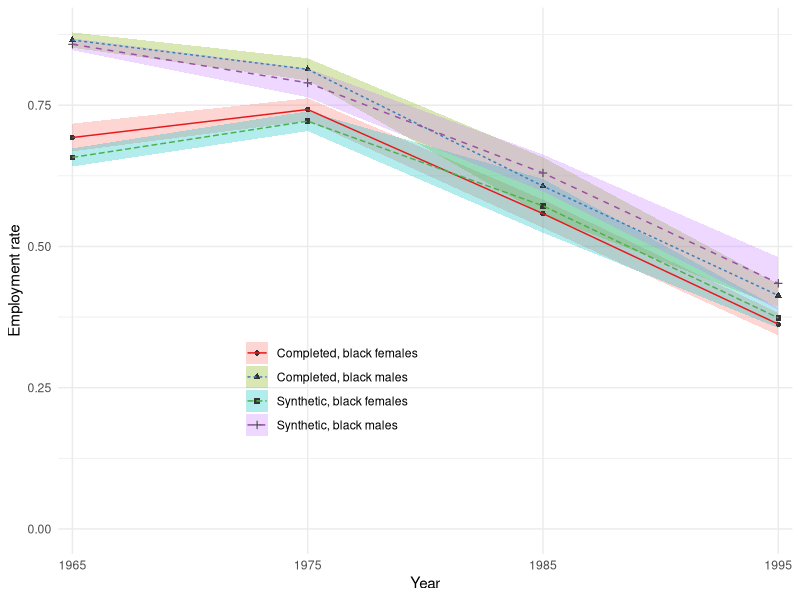
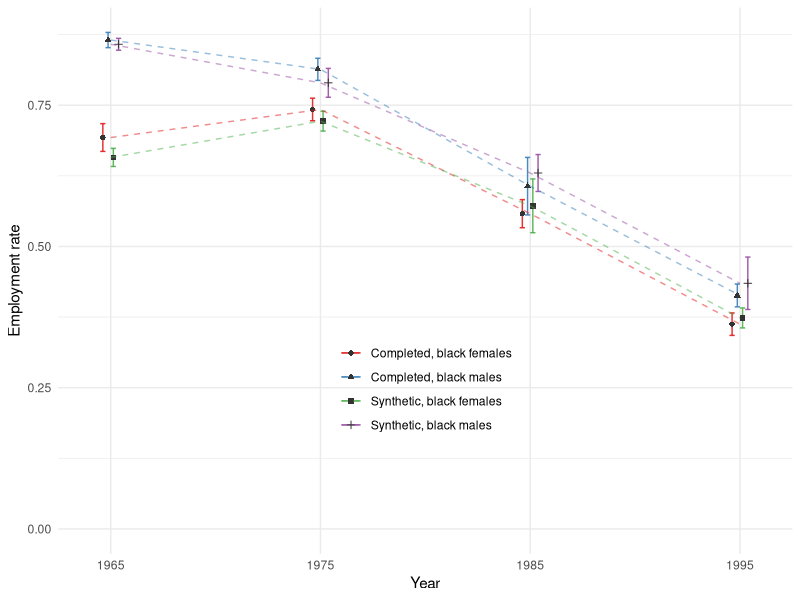
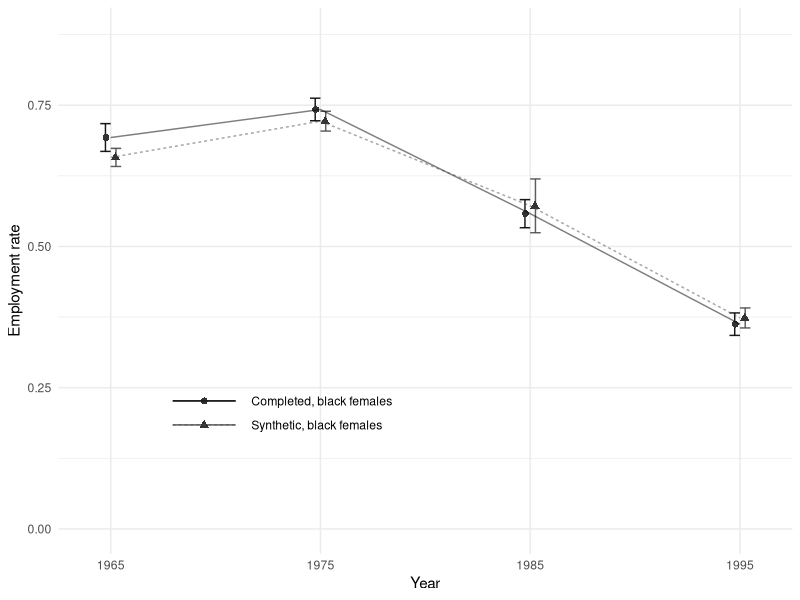
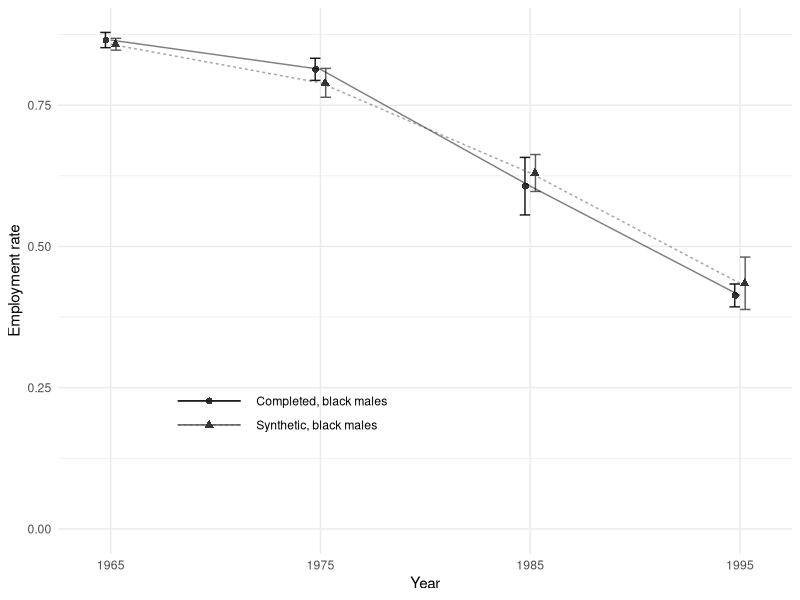
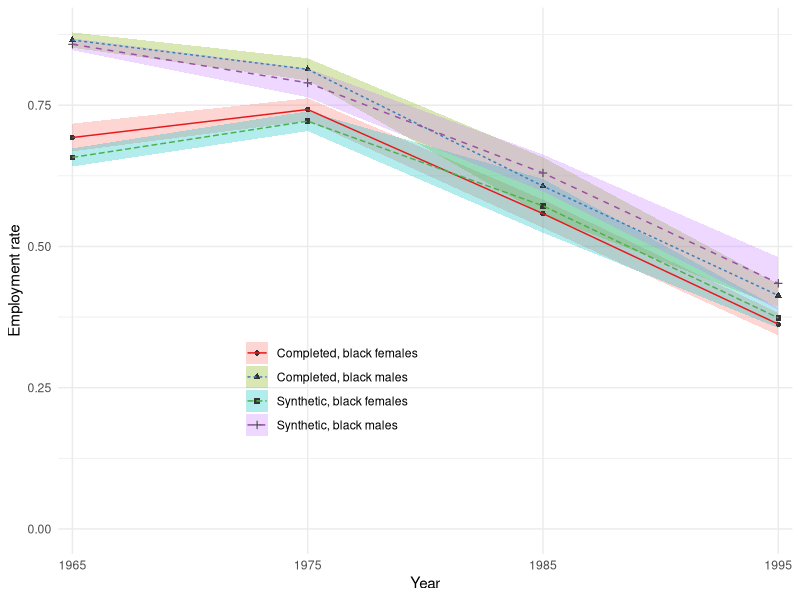
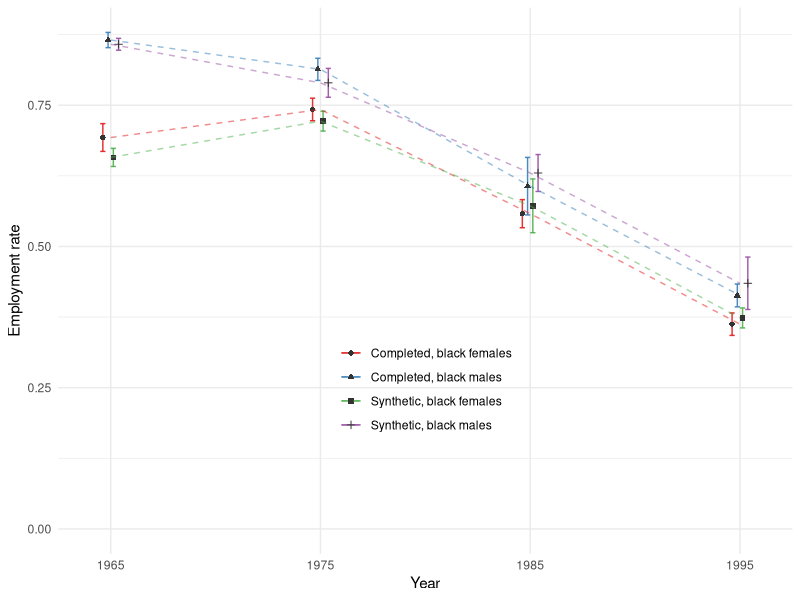
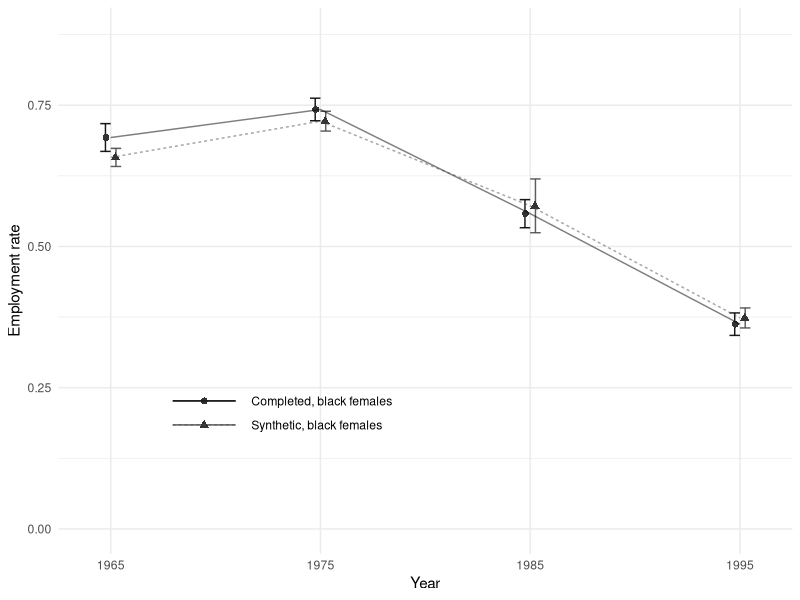
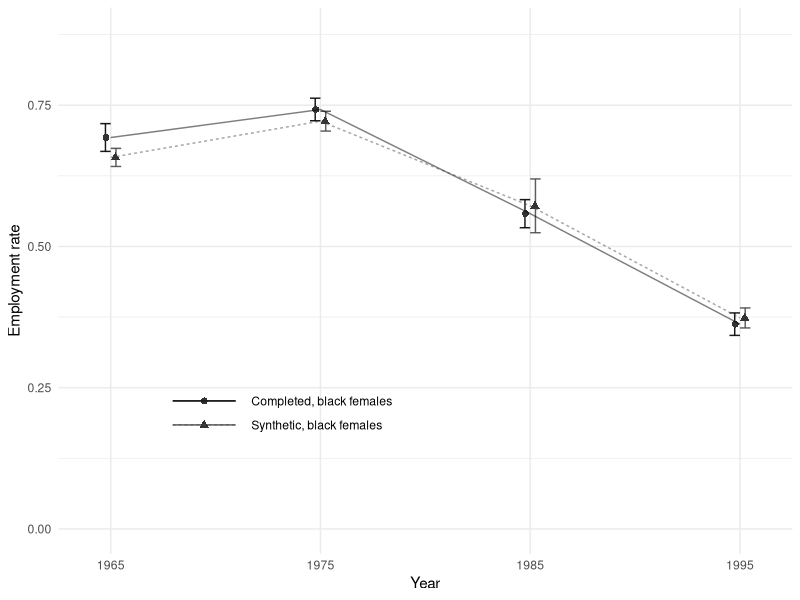

Write R code to recreate these figures, in order.
## ---- chunk 1
library(readxl)
library(tidyr)
library(dplyr)
library(svglite)
library(ggplot2)
library(RColorBrewer)
## ---- chunk 2
datalist = list()

for ( table in seq(3,9,2)) {
tmp <- read_excel("../data/Fig1/AnalyticValidityTables1.xls",skip = 2, sheet = table-2)
# get year
names(tmp) <- c("DemoGroup","TypeBenefit","Synthetic.Mean","Completed.Mean","Synthetic.CI_Lo","Synthetic.CI_Hi","Completed.CI_Lo","Completed.CI_Hi","DF.Not.Exist","Variance.Synthetic","Variance.Completed")
tmp <- tmp[,c("DemoGroup","TypeBenefit","Synthetic.Mean","Completed.Mean","Synthetic.CI_Lo","Synthetic.CI_Hi","Completed.CI_Lo","Completed.CI_Hi")]
tmp.year <- names(read_excel("../data/Fig1/AnalyticValidityTables1.xls",n_max = 1, 
                             sheet = table -2 ))[1]
tmp.year <- sub("  "," ",tmp.year)
tmp$year = as.numeric(unlist(strsplit(tmp.year," "))[8])
datalist[[table]] <- tmp
}

AnalyticValidityTables1 <- do.call(rbind,datalist)
# fill in previous missing values 
while(length(ind <- which(is.na(AnalyticValidityTables1$DemoGroup))) > 0){
  AnalyticValidityTables1$DemoGroup[ind] <- AnalyticValidityTables1$DemoGroup[ind -1]
}
table(AnalyticValidityTables1$DemoGroup)
table(AnalyticValidityTables1$TypeBenefit)
## ---- chunk 3
# format it for graphing
mydf.new <- subset(AnalyticValidityTables1,(DemoGroup == "black females" | DemoGroup == "black males" ) & TypeBenefit=="own retirement") %>%
  gather(key,value,-DemoGroup,-TypeBenefit,-year) %>%
  separate(col = key,into=c("SynComplt","Stat"),extra="merge") %>%
  spread(key = Stat,value = value) %>%
  unite(Type,SynComplt,DemoGroup,sep=", ") %>%
  group_by(year,Type)
# Example table:
mydf.new
## ---- chunk 4
# graph the whole thing
# Note: to array multiple plots - useful here - use "gridExtra" and grid.arrange()
k <- ggplot(mydf.new,aes(x=year,y=Mean,fill=Type,color=Type))
k + geom_ribbon(aes(ymin=CI_Lo,ymax=CI_Hi),alpha=0.3,linetype="blank") +
  geom_point(color="grey20",aes(shape=Type)) +
  geom_line(aes(linetype=Type)) +
  theme_minimal() +
  scale_color_brewer(palette = "Set1") +
  scale_x_discrete("Year",limits=unique(mydf.new$year)) +
  scale_y_continuous("Employment rate",limits=c(0,max(mydf.new$CI_Hi))) +
  theme(legend.title=element_blank(),legend.justification=c(1,0), legend.position=c(0.5,0.2))
ggsave("../figures/Fig1_graph_ssb.png",width=4,height=4)
## ---- chunk 5
# Alternative graph
k + geom_errorbar(aes(ymin=CI_Lo,ymax=CI_Hi),alpha=0.9,width=1,position=position_dodge(1))  +
  geom_point(color="grey20",aes(shape=Type),position=position_dodge(1)) +
  geom_line(linetype="dashed",alpha=0.5) +
  theme_minimal() +
  scale_color_brewer(palette = "Set1") +
  scale_x_discrete("Year",limits=unique(mydf.new$year),expand = c(0,2)) +
  scale_y_continuous("Employment rate",limits=c(0,max(mydf.new$CI_Hi))) + 
  theme(legend.title=element_blank(),legend.justification=c(0.5,0), legend.position=c(0.5,0.2))
ggsave("../figures/Fig1_graph_ssb_alt.png",width=4,height=4)
## ---- chunk 6
# Alternative graph: male and female separately
mydf.female <- subset(AnalyticValidityTables1,(DemoGroup == "black females" ) & TypeBenefit=="own retirement") %>%
  gather(key,value,-DemoGroup,-TypeBenefit,-year) %>%
  separate(col = key,into=c("SynComplt","Stat"),extra="merge") %>%
  spread(key = Stat,value = value) %>%
  unite(Type,SynComplt,DemoGroup,sep=", ") %>%
  group_by(year,Type)
k.female <- ggplot(mydf.female,aes(x=year,y=Mean,fill=Type,color=Type))

k.female + geom_errorbar(aes(ymin=CI_Lo,ymax=CI_Hi),alpha=0.9,width=1,position=position_dodge(1))  +
  geom_point(color="grey20",aes(shape=Type),size=2,position=position_dodge(0.9)) +
  geom_line(aes(linetype=Type),alpha=0.5) +
  theme_minimal() +
  #scale_color_brewer(palette = "Set1") +
  scale_colour_grey(start = 0 , end=0.3) +
  scale_x_discrete("Year",limits=unique(mydf.new$year),expand = c(0,2)) +
  scale_y_continuous("Employment rate",limits=c(0,max(mydf.new$CI_Hi))) + 
  theme(legend.title=element_blank(),legend.justification=c(0.5,0), legend.position=c(0.3,0.2),
        legend.key.width = unit(2,"cm"))
ggsave("../figures/Fig1_graph_ssb_alt_female.png",width=8,height=4)
ggsave("../figures/Fig1_graph_ssb_alt_female.svg",width=8,height=4)
ggsave("../figures/Fig1_graph_ssb_alt_female.tiff",width=8,height=4)
## ---- chunk 7
# Alternative graph: male and female separately
mydf.male <- subset(AnalyticValidityTables1,(DemoGroup == "black males" ) & TypeBenefit=="own retirement") %>%
  gather(key,value,-DemoGroup,-TypeBenefit,-year) %>%
  separate(col = key,into=c("SynComplt","Stat"),extra="merge") %>%
  spread(key = Stat,value = value) %>%
  unite(Type,SynComplt,DemoGroup,sep=", ") %>%
  group_by(year,Type)
k.male <- ggplot(mydf.male,aes(x=year,y=Mean,fill=Type,color=Type))

k.male + geom_errorbar(aes(ymin=CI_Lo,ymax=CI_Hi),alpha=0.9,width=1,position=position_dodge(1))  +
  geom_point(color="grey20",aes(shape=Type),size=2,position=position_dodge(0.9)) +
  geom_line(aes(linetype=Type),alpha=0.5) +
  theme_minimal() +
  #scale_color_brewer(palette = "Set1") +
  scale_colour_grey(start = 0 , end=0.3) +
  scale_x_discrete("Year",limits=unique(mydf.new$year),expand = c(0,2)) +
  scale_y_continuous("Employment rate",limits=c(0,max(mydf.new$CI_Hi))) + 
  theme(legend.title=element_blank(),legend.justification=c(0.5,0), legend.position=c(0.3,0.2),
        legend.key.width = unit(2,"cm"))
ggsave("../figures/Fig1_graph_ssb_alt_male.png",width=8,height=4)
ggsave("../figures/Fig1_graph_ssb_alt_male.svg",width=8,height=4)
ggsave("../figures/Fig1_graph_ssb_alt_male.tiff",width=8,height=4)
